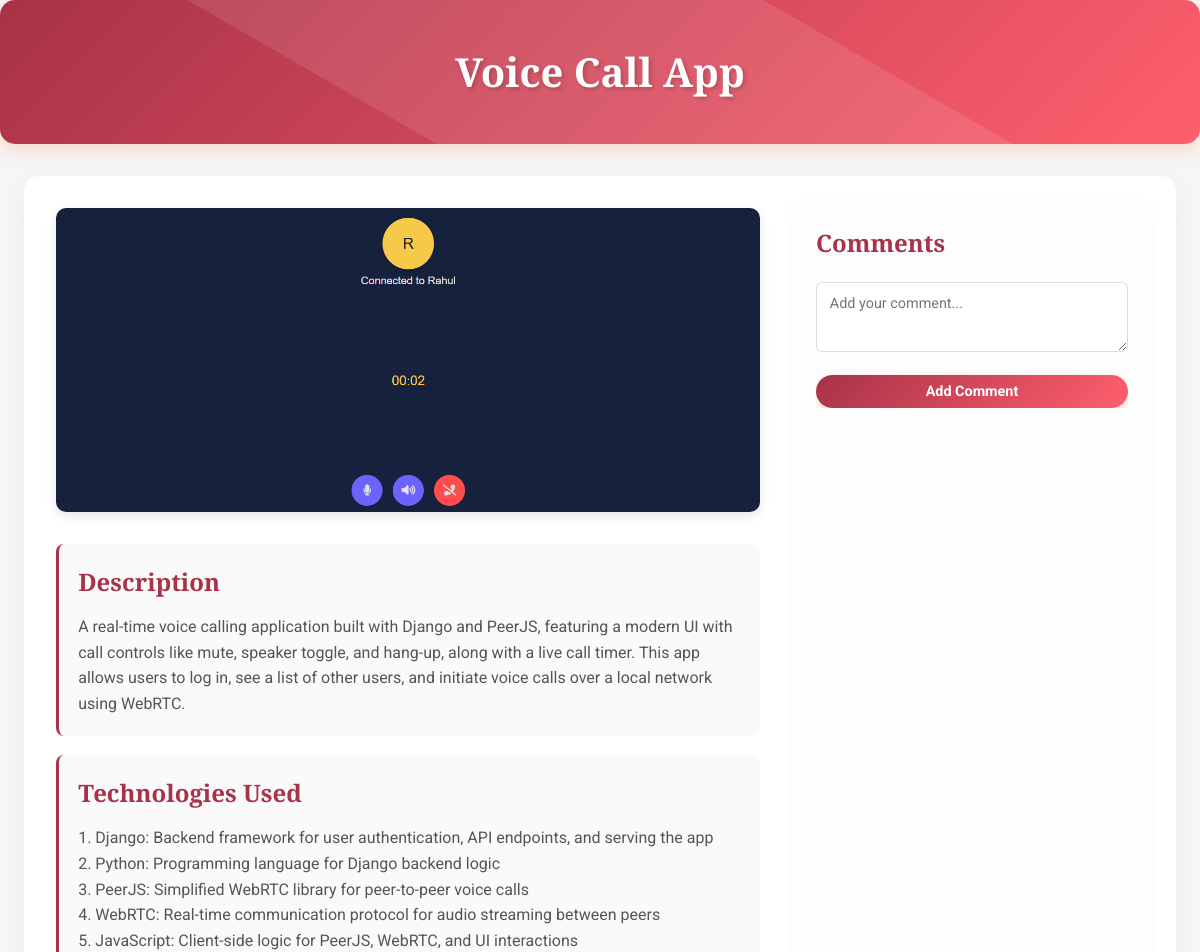
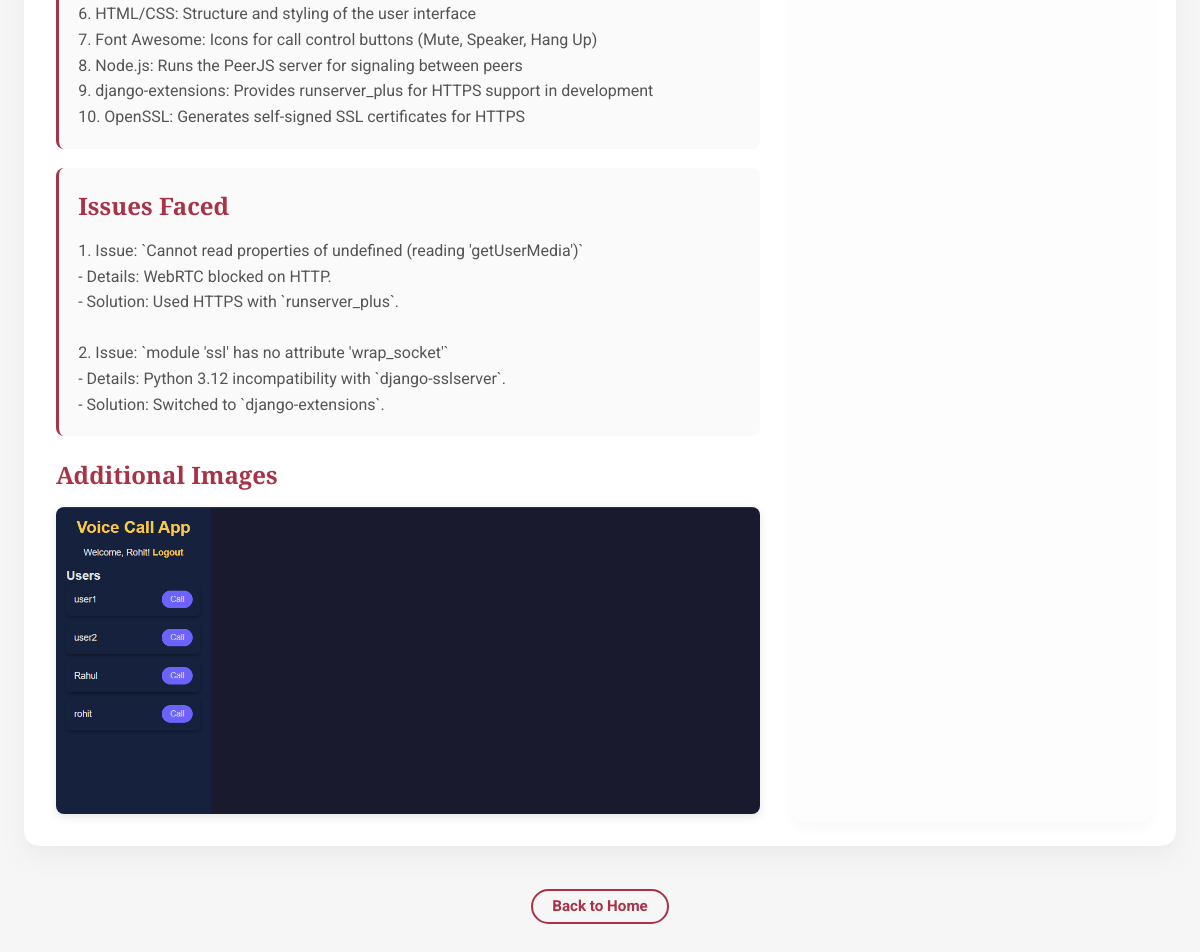
The app's page /projects/2/ with its own data (2 pictures, top to bottom).
### app/models.py (models this page shows, shortened)
class Project(models.Model):
    CATEGORY_CHOICES = (
        ('web', 'Web Development'),
        ('data', 'Data Analytics'),
        ('cloud', 'Clouds'),
    )
    title = models.CharField(max_length=200)
    description = models.TextField()
    image = models.ImageField(upload_to='project_images/', blank=True, null=True)
    technologies_used = models.TextField(blank=True)
    issues_faced = models.TextField(blank=True)
    category = models.CharField(max_length=50, choices=CATEGORY_CHOICES, default='web')  # Added category field
    created_at = models.DateTimeField(auto_now_add=True)
    updated_at = models.DateTimeField(auto_now=True)

class ProjectImage(models.Model):
    project = models.ForeignKey(Project, related_name='images', on_delete=models.CASCADE)
    image = models.ImageField(upload_to='additional_images/')

### app/views.py (the view, shortened to what this page needs)
# urls.py: path('projects/<int:pk>/', project_detail, name='project-detail'),
def project_detail(request, pk):
    project = Project.objects.get(pk=pk)
    return render(request, 'project_detail.html', {'project': project})

### app/templates/project_detail.html (shortened to what this page needs)
<!DOCTYPE html>
<html lang="en">
<head>
</head>
<body>
    <div class="project-header">
        <h1>{{ project.title }}</h1>
    </div>
    <div class="container">
        <div class="main-content">
            <div class="project-details">
                {% if project.image %}
                    <div class="project-image">
                        <img src="{{ project.image.url }}" alt="{{ project.title }}">
                    </div>
                {% endif %}
                <div class="project-description">
                    <h3>Description</h3>
                    <p>{{ project.description|linebreaksbr }}</p>
                </div>
                <div class="tech-used">
                    <h3>Technologies Used</h3>
                    <p>{{ project.technologies_used|linebreaksbr }}</p>
                </div>
                <div class="issues-faced">
                    <h3>Issues Faced</h3>
                    <p>{{ project.issues_faced|linebreaksbr }}</p>
                </div>
                <h3>Additional Images</h3>
                <div class="additional-images">
                    {% for img in project.images.all %}
                        <img src="{{ img.image.url }}" alt="Additional Image">
                    {% endfor %}
                </div>
            </div>
            <div class="interaction-section">
                <div class="comments-section">
                    <h3>Comments</h3>
                    <form class="comment-form" method="POST" action="{% url 'project-comment' project.id %}">
                        <textarea name="content" placeholder="Add your comment..." required></textarea>
                        <button type="submit">Add Comment</button>
                    </form>
                </div>
            </div>
        </div>
        <div class="back-link">
            <a href="{% url 'home' %}">Back to Home</a>
        </div>
    </div>
</body>
</html>

### app/templates/project_detail.html (style rules this page uses)
* { margin: 0; padding: 0; box-sizing: border-box; }
body { font-family: 'Roboto', sans-serif; background: #f5f6f5 url('https://www.transparenttextures.com/patterns/white-texture.png'); color: #333; line-height: 1.6; overflow-x: hidden; }
.container { max-width: 1200px; margin: 2rem auto; padding: 0 1.5rem; display: flex; flex-direction: column; gap: 1.5rem; }
.project-header { background: linear-gradient(135deg, #a83248 0%, #ff5f6d 100%); padding: 2.5rem; text-align: center; color: #fff; border-radius: 15px; box-shadow: 0 5px 20px rgba(255, 140, 95, 0.3); position: relative; overflow: hidden; }
.project-header::before { content: ''; position: absolute; top: -50%; left: -50%; width: 200%; height: 200%; background: rgba(255, 255, 255, 0.1); transform: rotate(30deg); animation: shine 4s infinite; }
.project-header h1 { font-family: 'Playfair Display', serif; font-size: 2.5rem; font-weight: 700; text-shadow: 2px 2px 4px rgba(0, 0, 0, 0.2); position: relative; z-index: 1; }
.main-content { display: grid; grid-template-columns: 2fr 1fr; gap: 1.5rem; background: #fff; border-radius: 15px; padding: 1.5rem; box-shadow: 0 10px 30px rgba(0, 0, 0, 0.05); animation: fadeIn 0.5s ease-in; }
.project-details { padding: 0.5rem; }
.project-image { margin-bottom: 1.5rem; text-align: center; }
.project-image img { max-width: 100%; height: auto; border-radius: 10px; box-shadow: 0 4px 12px rgba(0, 0, 0, 0.1); transition: transform 0.3s ease; }
.project-description, .tech-used, .issues-faced { background: #fafafa; padding: 1.2rem; border-radius: 8px; margin-bottom: 1.2rem; font-size: 1rem; color: #555; border-left: 3px solid #a83248; }
h3 { font-family: 'Playfair Display', serif; font-size: 1.5rem; color: #a83248; margin-bottom: 0.8rem; }
.additional-images { display: grid; grid-template-columns: repeat(auto-fit, minmax(120px, 1fr)); gap: 1rem; }
.additional-images img { width: 100%; height: auto; border-radius: 8px; box-shadow: 0 3px 10px rgba(0, 0, 0, 0.1); transition: transform 0.3s ease; }
.interaction-section { background: #fdfdfd; padding: 1.5rem; border-radius: 10px; box-shadow: 0 5px 15px rgba(0, 0, 0, 0.03); }
.comments-section { max-height: 400px; overflow-y: auto; }
.comment-form { margin-top: 1.2rem; }
.comment-form textarea { width: 100%; min-height: 70px; padding: 0.8rem; margin-bottom: 1rem; border: 1px solid #ddd; border-radius: 6px; font-family: 'Roboto', sans-serif; font-size: 0.9rem; resize: vertical; transition: border-color 0.3s ease; }
.comment-form button { padding: 0.5rem 1.2rem; background: linear-gradient(135deg, #a83248, #ff5f6d); color: #fff; border: none; border-radius: 20px; font-family: 'Roboto', sans-serif; font-weight: 700; font-size: 0.9rem; cursor: pointer; transition: all 0.3s ease; box-shadow: 0 3px 8px rgba(255, 140, 95, 0.3); width: 100%; }
.back-link { text-align: center; margin: 1.5rem 0; }
.back-link a { color: #a83248; text-decoration: none; font-weight: 700; font-size: 0.95rem; padding: 0.4rem 1.2rem; border: 2px solid #a83248; border-radius: 20px; transition: all 0.3s ease; }

### records on screen
Project: title "Voice Call App", image (picture), description "A real-time voice calling application built with Django and PeerJS, featuring a modern UI with call controls like mute, speaker toggle, and hang-up, along with a live call timer. This app allows users to log in, see a list of other users, and initiate voice calls over a local network using WebRTC.", technologies_used "1. Django: Backend framework for user authentication, API endpoints, and serving the app 2. Python: Programming language for Django backend logic 3. PeerJS: Simplified WebRTC library for peer-to-peer voice calls 4. WebRTC: Real-time communication protocol for audio streaming between peers 5. JavaScript: Client-side logic for PeerJS, WebRTC, and UI interactions 6. HTML/CSS: Structure and styling of the user interface 7. Font Awesome: Icons for call control buttons (Mute, Speaker, Hang Up) 8. Node.js: Runs the PeerJS server for signaling between peers 9. django-extensions: Provides runserver_plus for HTTPS support in development 10. OpenSSL: Generates self-signed SSL certificates for HTTPS", issues_faced "1. Issue: `Cannot read properties of undefined (reading 'getUserMedia')` - Details: WebRTC blocked on HTTP. - Solution: Used HTTPS with `runserver_plus`. 2. Issue: `module 'ssl' has no attribute 'wrap_socket'` - Details: Python 3.12 incompatibility with `django-sslserver`. - Solution: Switched to `django-extensions`."
ProjectImage: image (picture)
